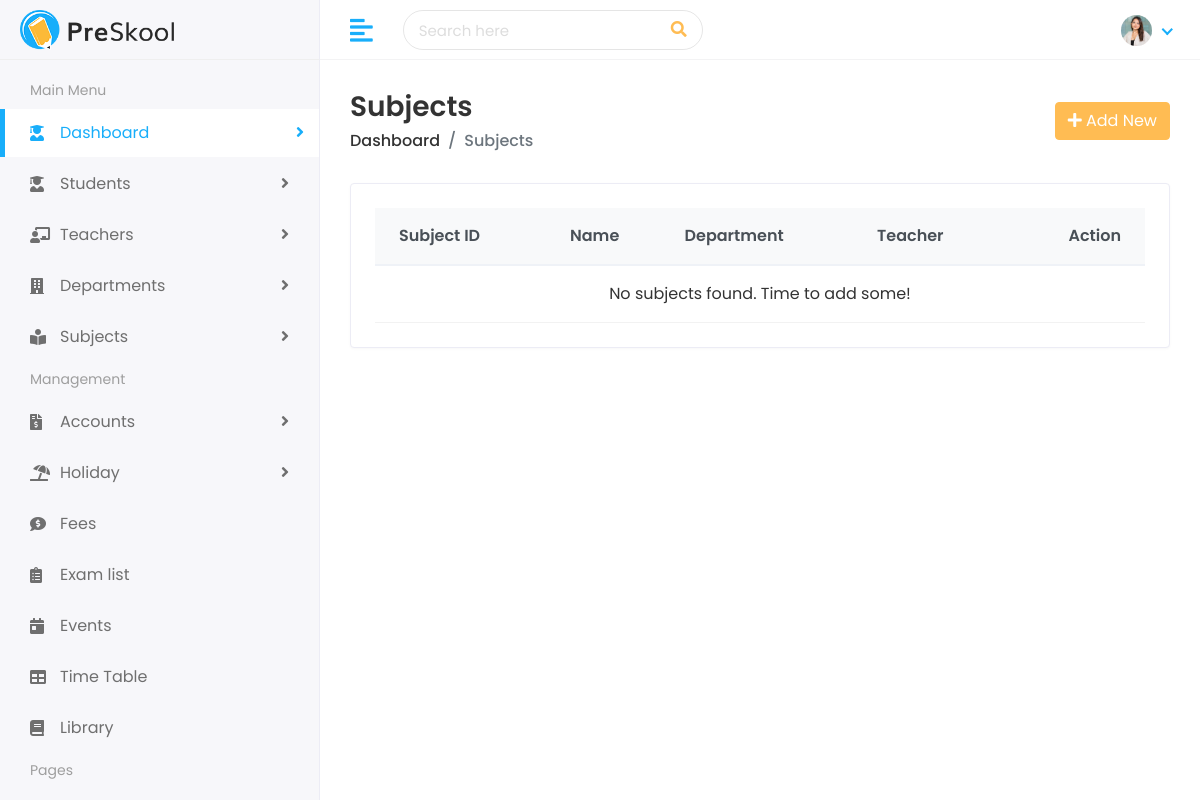
Page /subjects/list/ on the earlier database version.
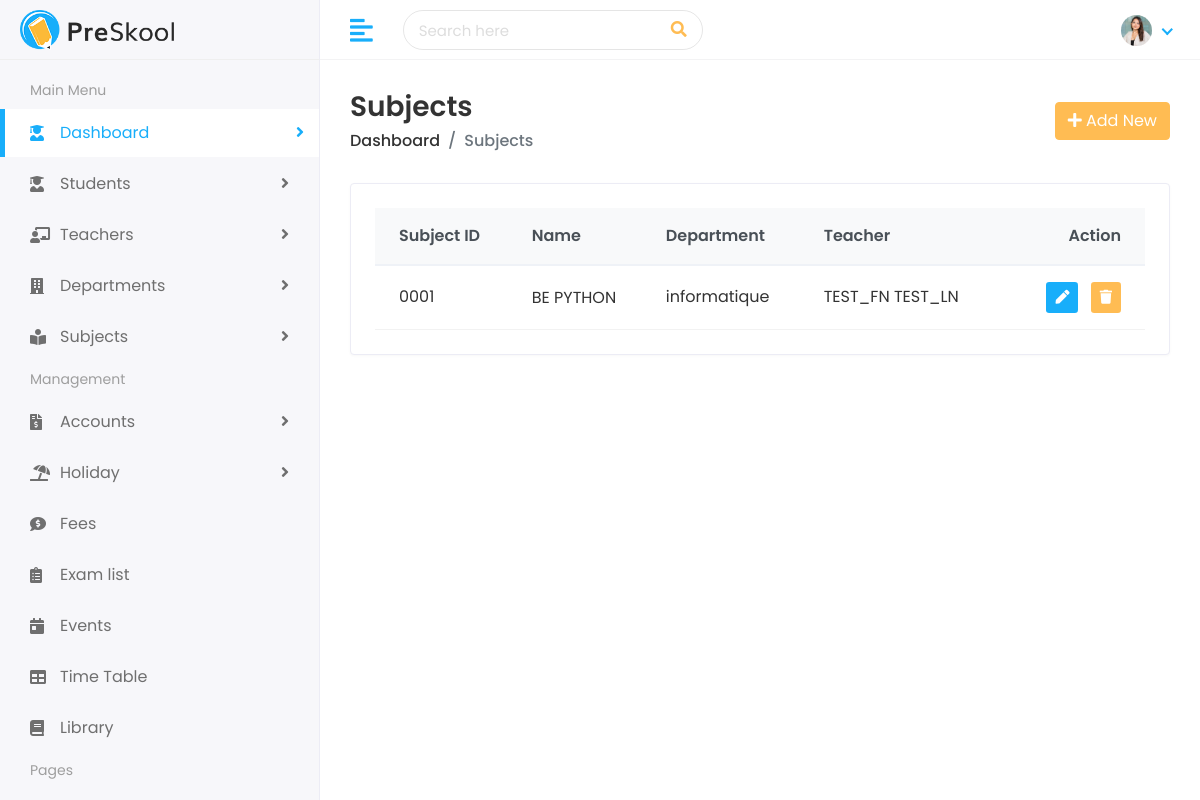
Same page on the later database version.
### subjects/models.py (models this page shows, shortened)
class Subject(models.Model):
    subject_id = models.CharField(max_length=20, unique=True)
    name = models.CharField(max_length=100)
    department = models.ForeignKey(
        Department,
        on_delete=models.CASCADE,
        related_name='subjects'
    )
    teacher = models.ForeignKey(
        Teacher,
        on_delete=models.SET_NULL,
        null=True,
        related_name='taught_subjects'
    )

### faculty/models.py (models this page shows, shortened)
class Department(models.Model):
    department_id = models.CharField(max_length=20, unique=True)
    name = models.CharField(max_length=100)
    head_of_department = models.CharField(max_length=100, blank=True)
    start_year = models.IntegerField()
    students_capacity = models.IntegerField()

class Teacher(models.Model):
    first_name = models.CharField(max_length=100)
    last_name = models.CharField(max_length=100)
    teacher_id = models.CharField(max_length=20, unique=True)
    gender = models.CharField(max_length=10, choices=[('Male', 'Male'), ('Female', 'Female')])
    date_of_birth = models.DateField()
    joining_date = models.DateField()
    mobile_number = models.CharField(max_length=15)
    experience = models.CharField(max_length=50, blank=True)
    avatar = models.ImageField(upload_to='teachers/', blank=True)
    department = models.ForeignKey(Department, on_delete=models.SET_NULL, null=True, related_name='teachers')
    email = models.EmailField(max_length=100, blank=True)
    address = models.TextField(blank=True)

### subjects/views.py (the view)
# urls.py: path('list/', views.subject_list, name='subject_list'),
def subject_list(request):
    subjects = Subject.objects.all()
    return render(request, 'subjects/subjects.html', {'subjects': subjects})

### templates/subjects/subjects.html
{% extends 'Home/base.html' %}
{% block body %}
<div class="page-wrapper">
    <div class="content container-fluid">
        <div class="page-header">
            <div class="row align-items-center">
                <div class="col">
                    <h3 class="page-title">Subjects</h3>
                    <ul class="breadcrumb">
                        <li class="breadcrumb-item"><a href="{% url 'index' %}">Dashboard</a></li>
                        <li class="breadcrumb-item active">Subjects</li>
                    </ul>
                </div>
                <div class="col-auto text-right float-right ml-auto">
                    <a href="{% url 'add_subject' %}" class="btn btn-primary"><i class="fas fa-plus"></i> Add New</a>
                </div>
            </div>
        </div>
        <div class="row">
            <div class="col-sm-12">
                <div class="card card-table">
                    <div class="card-body">
                        <div class="table-responsive">
                            <table class="table table-hover table-center mb-0">
                                <thead class="thead-light">
                                    <tr>
                                        <th>Subject ID</th>
                                        <th>Name</th>
                                        <th>Department</th>
                                        <th>Teacher</th>
                                        <th class="text-right">Action</th>
                                    </tr>
                                </thead>
                                <tbody>
                                    {% for subject in subjects %}
                                    <tr>
                                        <td>{{ subject.subject_id }}</td>
                                        <td>
                                            <h2><a>{{ subject.name }}</a></h2>
                                        </td>
                                        <td>{{ subject.department.name }}</td>
                                        <td>{{ subject.teacher.first_name }} {{ subject.teacher.last_name }}</td>
                                        <td class="text-right">
                                            <div class="actions">
                                                <a href="{% url 'edit_subject' subject.subject_id %}" class="btn btn-sm bg-success-light mr-2">
                                                    <i class="fas fa-pen"></i>
                                                </a>
                                                <a href="{% url 'delete_subject' subject.subject_id %}" class="btn btn-sm bg-danger-light" onclick="return confirm('Are you sure you want to delete {{ subject.name }}?');">
                                                    <i class="fas fa-trash"></i>
                                                </a>
                                            </div>
                                        </td>
                                    </tr>
                                    {% empty %}
                                    <tr>
                                        <td colspan="5" class="text-center">No subjects found. Time to add some!</td>
                                    </tr>
                                    {% endfor %}
                                </tbody>
                            </table>
                        </div>
                    </div>
                </div>
            </div>
        </div>
    </div>
</div>
{% endblock %}

Differences in the rows shown:
added Subject: subject_id "0001", name "BE PYTHON", department.name "informatique", teacher.first_name "TEST_FN", teacher.last_name "TEST_LN"
Other differences:
text no longer shown: "No subjects found. Time to add some!"
